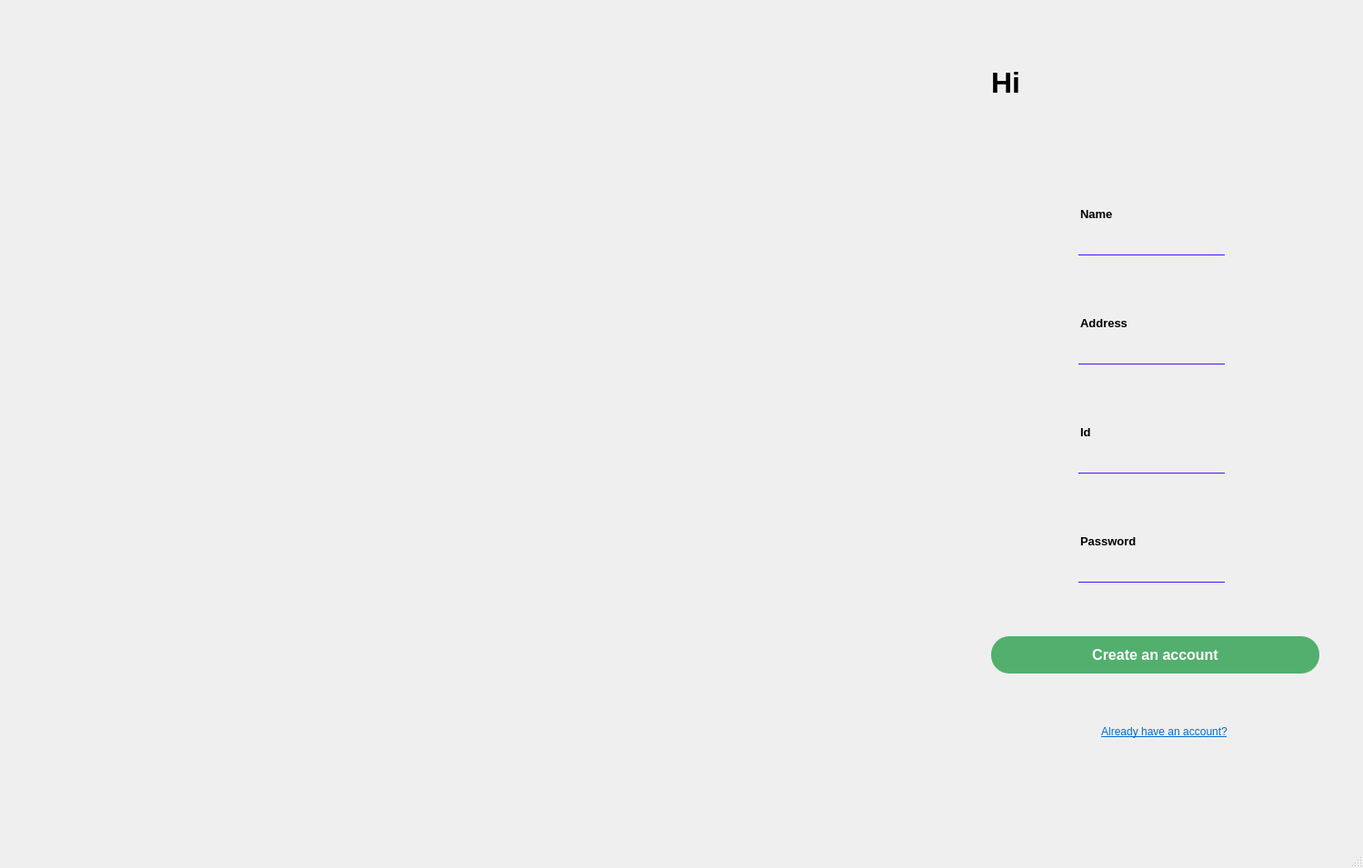
<?xml version="1.0" encoding="UTF-8"?>
<ui version="4.0">
 <class>newcustom</class>
 <widget class="QMainWindow" name="newcustom">
  <property name="geometry">
   <rect>
    <x>0</x>
    <y>0</y>
    <width>1499</width>
    <height>955</height>
   </rect>
  </property>
  <property name="minimumSize">
   <size>
    <width>1499</width>
    <height>955</height>
   </size>
  </property>
  <property name="maximumSize">
   <size>
    <width>1499</width>
    <height>955</height>
   </size>
  </property>
  <property name="windowTitle">
   <string>MainWindow</string>
  </property>
  <property name="styleSheet">
   <string notr="true">
background-image: url(&quot;:/new/prefix1/Images/restaurant-login-bg@1.25x.jpg&quot;);
background-position: center bottom;
background-repeat: no-repeat;
background-color: #2c3e50;</string>
  </property>
  <widget class="QWidget" name="centralwidget">
   <widget class="QLabel" name="label">
    <property name="geometry">
     <rect>
      <x>1090</x>
      <y>50</y>
      <width>251</width>
      <height>81</height>
     </rect>
    </property>
    <property name="font">
     <font>
      <pointsize>-1</pointsize>
      <bold>true</bold>
      <underline>false</underline>
      <strikeout>false</strikeout>
     </font>
    </property>
    <property name="styleSheet">
     <string notr="true">background: transparent;
color: black;
font-size: 32px;
font-weight: bold;</string>
    </property>
    <property name="text">
     <string>Hi</string>
    </property>
   </widget>
   <widget class="QLabel" name="label_4">
    <property name="geometry">
     <rect>
      <x>1090</x>
      <y>120</y>
      <width>131</width>
      <height>41</height>
     </rect>
    </property>
    <property name="font">
     <font>
      <pointsize>-1</pointsize>
      <bold>true</bold>
     </font>
    </property>
    <property name="styleSheet">
     <string notr="true">background:transparent;
color: #3f3f3f;
font-size: 20px;
</string>
    </property>
    <property name="text">
     <string/>
    </property>
   </widget>
   <widget class="QFrame" name="frame">
    <property name="geometry">
     <rect>
      <x>1090</x>
      <y>210</y>
      <width>361</width>
      <height>131</height>
     </rect>
    </property>
    <property name="styleSheet">
     <string notr="true">background: #efefef;
color: black;
    border-radius: 10px;
    padding: 5px 15px;</string>
    </property>
    <property name="frameShape">
     <enum>QFrame::Shape::StyledPanel</enum>
    </property>
    <property name="frameShadow">
     <enum>QFrame::Shadow::Raised</enum>
    </property>
    <widget class="QLineEdit" name="lineEdit_2">
     <property name="geometry">
      <rect>
       <x>90</x>
       <y>330</y>
       <width>151</width>
       <height>41</height>
      </rect>
     </property>
     <property name="styleSheet">
      <string notr="true">background: #ebfff1;
color: black;
    border-radius: 10px;
    padding: 5px 15px;</string>
     </property>
     <property name="text">
      <string/>
     </property>
     <property name="placeholderText">
      <string> Enter your phone number.</string>
     </property>
    </widget>
    <widget class="QFrame" name="frame_2">
     <property name="geometry">
      <rect>
       <x>10</x>
       <y>10</y>
       <width>61</width>
       <height>71</height>
      </rect>
     </property>
     <property name="styleSheet">
      <string notr="true">
image: url(:/new/prefix1/Images/person.png);</string>
     </property>
     <property name="frameShape">
      <enum>QFrame::Shape::StyledPanel</enum>
     </property>
     <property name="frameShadow">
      <enum>QFrame::Shadow::Raised</enum>
     </property>
    </widget>
    <widget class="QLabel" name="label_2">
     <property name="geometry">
      <rect>
       <x>80</x>
       <y>10</y>
       <width>151</width>
       <height>31</height>
      </rect>
     </property>
     <property name="font">
      <font>
       <pointsize>10</pointsize>
       <bold>true</bold>
      </font>
     </property>
     <property name="text">
      <string>Name</string>
     </property>
    </widget>
    <widget class="QLineEdit" name="lineEdit">
     <property name="geometry">
      <rect>
       <x>90</x>
       <y>40</y>
       <width>161</width>
       <height>28</height>
      </rect>
     </property>
    </widget>
    <widget class="Line" name="line">
     <property name="geometry">
      <rect>
       <x>96</x>
       <y>70</y>
       <width>161</width>
       <height>1</height>
      </rect>
     </property>
     <property name="styleSheet">
      <string notr="true">
background-color: rgb(72, 16, 255);</string>
     </property>
     <property name="orientation">
      <enum>Qt::Orientation::Horizontal</enum>
     </property>
    </widget>
   </widget>
   <widget class="QFrame" name="frame_3">
    <property name="geometry">
     <rect>
      <x>1090</x>
      <y>570</y>
      <width>361</width>
      <height>91</height>
     </rect>
    </property>
    <property name="styleSheet">
     <string notr="true">background: #efefef;
color: black;
    border-radius: 10px;
    padding: 5px 15px;</string>
    </property>
    <property name="frameShape">
     <enum>QFrame::Shape::StyledPanel</enum>
    </property>
    <property name="frameShadow">
     <enum>QFrame::Shadow::Raised</enum>
    </property>
    <widget class="QLineEdit" name="lineEdit_3">
     <property name="geometry">
      <rect>
       <x>90</x>
       <y>210</y>
       <width>151</width>
       <height>41</height>
      </rect>
     </property>
     <property name="styleSheet">
      <string notr="true">background: #ebfff1;
color: black;
    border-radius: 10px;
    padding: 5px 15px;</string>
     </property>
     <property name="text">
      <string/>
     </property>
     <property name="placeholderText">
      <string> Enter your phone number.</string>
     </property>
    </widget>
    <widget class="QFrame" name="frame_4">
     <property name="geometry">
      <rect>
       <x>10</x>
       <y>10</y>
       <width>61</width>
       <height>71</height>
      </rect>
     </property>
     <property name="styleSheet">
      <string notr="true">
image: url(:/new/prefix1/Images/key.png);</string>
     </property>
     <property name="frameShape">
      <enum>QFrame::Shape::StyledPanel</enum>
     </property>
     <property name="frameShadow">
      <enum>QFrame::Shadow::Raised</enum>
     </property>
    </widget>
    <widget class="QLabel" name="label_3">
     <property name="geometry">
      <rect>
       <x>80</x>
       <y>10</y>
       <width>151</width>
       <height>31</height>
      </rect>
     </property>
     <property name="font">
      <font>
       <pointsize>10</pointsize>
       <bold>true</bold>
      </font>
     </property>
     <property name="text">
      <string>Password</string>
     </property>
    </widget>
    <widget class="QLineEdit" name="lineEdit_4">
     <property name="geometry">
      <rect>
       <x>80</x>
       <y>40</y>
       <width>161</width>
       <height>28</height>
      </rect>
     </property>
    </widget>
    <widget class="Line" name="line_2">
     <property name="geometry">
      <rect>
       <x>96</x>
       <y>70</y>
       <width>161</width>
       <height>1</height>
      </rect>
     </property>
     <property name="styleSheet">
      <string notr="true">
background-color: rgb(72, 16, 255);</string>
     </property>
     <property name="orientation">
      <enum>Qt::Orientation::Horizontal</enum>
     </property>
    </widget>
   </widget>
   <widget class="QFrame" name="frame_5">
    <property name="geometry">
     <rect>
      <x>1090</x>
      <y>330</y>
      <width>361</width>
      <height>131</height>
     </rect>
    </property>
    <property name="styleSheet">
     <string notr="true">background: #efefef;
color: black;
    border-radius: 10px;
    padding: 5px 15px;</string>
    </property>
    <property name="frameShape">
     <enum>QFrame::Shape::StyledPanel</enum>
    </property>
    <property name="frameShadow">
     <enum>QFrame::Shadow::Raised</enum>
    </property>
    <widget class="QLineEdit" name="lineEdit_5">
     <property name="geometry">
      <rect>
       <x>90</x>
       <y>330</y>
       <width>151</width>
       <height>41</height>
      </rect>
     </property>
     <property name="styleSheet">
      <string notr="true">background: #ebfff1;
color: black;
    border-radius: 10px;
    padding: 5px 15px;</string>
     </property>
     <property name="text">
      <string/>
     </property>
     <property name="placeholderText">
      <string> Enter your phone number.</string>
     </property>
    </widget>
    <widget class="QFrame" name="frame_6">
     <property name="geometry">
      <rect>
       <x>10</x>
       <y>10</y>
       <width>61</width>
       <height>71</height>
      </rect>
     </property>
     <property name="styleSheet">
      <string notr="true">

image: url(:/new/prefix1/Images/home.png);</string>
     </property>
     <property name="frameShape">
      <enum>QFrame::Shape::StyledPanel</enum>
     </property>
     <property name="frameShadow">
      <enum>QFrame::Shadow::Raised</enum>
     </property>
    </widget>
    <widget class="QLabel" name="label_5">
     <property name="geometry">
      <rect>
       <x>80</x>
       <y>10</y>
       <width>151</width>
       <height>31</height>
      </rect>
     </property>
     <property name="font">
      <font>
       <pointsize>10</pointsize>
       <bold>true</bold>
      </font>
     </property>
     <property name="text">
      <string>Address</string>
     </property>
    </widget>
    <widget class="QLineEdit" name="lineEdit_6">
     <property name="geometry">
      <rect>
       <x>90</x>
       <y>40</y>
       <width>161</width>
       <height>28</height>
      </rect>
     </property>
    </widget>
    <widget class="Line" name="line_3">
     <property name="geometry">
      <rect>
       <x>96</x>
       <y>70</y>
       <width>161</width>
       <height>1</height>
      </rect>
     </property>
     <property name="styleSheet">
      <string notr="true">
background-color: rgb(72, 16, 255);</string>
     </property>
     <property name="orientation">
      <enum>Qt::Orientation::Horizontal</enum>
     </property>
    </widget>
   </widget>
   <widget class="QPushButton" name="pushButton">
    <property name="geometry">
     <rect>
      <x>1090</x>
      <y>700</y>
      <width>361</width>
      <height>41</height>
     </rect>
    </property>
    <property name="font">
     <font>
      <pointsize>12</pointsize>
      <bold>true</bold>
     </font>
    </property>
    <property name="styleSheet">
     <string notr="true">
QPushButton {
    background: rgb(82, 175, 110); /* رنگ دکمه در حالت عادی (sabz) */

    color: #ffffff;
    border-radius: 20px;
    padding: 5px 5px;
    border: none;
}
QPushButton:pressed {
    background:#3f8855;

}</string>
    </property>
    <property name="text">
     <string>Create an account</string>
    </property>
   </widget>
   <widget class="QPushButton" name="pushButton_2">
    <property name="geometry">
     <rect>
      <x>1140</x>
      <y>790</y>
      <width>281</width>
      <height>29</height>
     </rect>
    </property>
    <property name="font">
     <font>
      <pointsize>9</pointsize>
      <underline>true</underline>
     </font>
    </property>
    <property name="styleSheet">
     <string notr="true">QPushButton {
    background: transparent;
	text-decoration:underline;
	color:rgb(0, 110, 213);
    border: none;
}
QPushButton:hover {
    color:rgb(0, 99, 191)
}

QPushButton:pressed {
   color:#055d86;
}</string>
    </property>
    <property name="text">
     <string>Already have an account?</string>
    </property>
   </widget>
   <widget class="QLabel" name="label_6">
    <property name="geometry">
     <rect>
      <x>1180</x>
      <y>300</y>
      <width>271</width>
      <height>21</height>
     </rect>
    </property>
    <property name="sizePolicy">
     <sizepolicy hsizetype="Preferred" vsizetype="MinimumExpanding">
      <horstretch>0</horstretch>
      <verstretch>0</verstretch>
     </sizepolicy>
    </property>
    <property name="font">
     <font>
      <underline>true</underline>
      <strikeout>false</strikeout>
     </font>
    </property>
    <property name="styleSheet">
     <string notr="true">background: transparent;
color:rgb(255, 14, 14);</string>
    </property>
    <property name="text">
     <string>&lt;html&gt;&lt;head/&gt;&lt;body&gt;&lt;p align=&quot;center&quot;&gt;&lt;br/&gt;&lt;/p&gt;&lt;/body&gt;&lt;/html&gt;</string>
    </property>
   </widget>
   <widget class="QLabel" name="label_7">
    <property name="geometry">
     <rect>
      <x>1180</x>
      <y>420</y>
      <width>271</width>
      <height>21</height>
     </rect>
    </property>
    <property name="sizePolicy">
     <sizepolicy hsizetype="Preferred" vsizetype="MinimumExpanding">
      <horstretch>0</horstretch>
      <verstretch>0</verstretch>
     </sizepolicy>
    </property>
    <property name="font">
     <font>
      <underline>true</underline>
      <strikeout>false</strikeout>
     </font>
    </property>
    <property name="styleSheet">
     <string notr="true">background: transparent;
color:rgb(255, 14, 14);</string>
    </property>
    <property name="text">
     <string>&lt;html&gt;&lt;head/&gt;&lt;body&gt;&lt;p align=&quot;center&quot;&gt;&lt;br/&gt;&lt;/p&gt;&lt;/body&gt;&lt;/html&gt;</string>
    </property>
   </widget>
   <widget class="QLabel" name="label_8">
    <property name="geometry">
     <rect>
      <x>1140</x>
      <y>670</y>
      <width>271</width>
      <height>21</height>
     </rect>
    </property>
    <property name="sizePolicy">
     <sizepolicy hsizetype="Preferred" vsizetype="MinimumExpanding">
      <horstretch>0</horstretch>
      <verstretch>0</verstretch>
     </sizepolicy>
    </property>
    <property name="font">
     <font>
      <underline>true</underline>
      <strikeout>false</strikeout>
     </font>
    </property>
    <property name="styleSheet">
     <string notr="true">background: transparent;
color:rgb(255, 14, 14);</string>
    </property>
    <property name="text">
     <string>&lt;html&gt;&lt;head/&gt;&lt;body&gt;&lt;p align=&quot;center&quot;&gt;&lt;br/&gt;&lt;/p&gt;&lt;/body&gt;&lt;/html&gt;</string>
    </property>
   </widget>
   <widget class="QFrame" name="frame_7">
    <property name="geometry">
     <rect>
      <x>1090</x>
      <y>450</y>
      <width>361</width>
      <height>131</height>
     </rect>
    </property>
    <property name="styleSheet">
     <string notr="true">background: #efefef;
color: black;
    border-radius: 10px;
    padding: 5px 15px;</string>
    </property>
    <property name="frameShape">
     <enum>QFrame::Shape::StyledPanel</enum>
    </property>
    <property name="frameShadow">
     <enum>QFrame::Shadow::Raised</enum>
    </property>
    <widget class="QLineEdit" name="lineEdit_7">
     <property name="geometry">
      <rect>
       <x>90</x>
       <y>220</y>
       <width>151</width>
       <height>41</height>
      </rect>
     </property>
     <property name="styleSheet">
      <string notr="true">background: #ebfff1;
color: black;
    border-radius: 10px;
    padding: 5px 15px;</string>
     </property>
     <property name="text">
      <string/>
     </property>
     <property name="placeholderText">
      <string> Enter your phone number.</string>
     </property>
    </widget>
    <widget class="QFrame" name="frame_8">
     <property name="geometry">
      <rect>
       <x>10</x>
       <y>10</y>
       <width>61</width>
       <height>71</height>
      </rect>
     </property>
     <property name="styleSheet">
      <string notr="true">
image: url(:/new/prefix1/Images/id-card.png);</string>
     </property>
     <property name="frameShape">
      <enum>QFrame::Shape::StyledPanel</enum>
     </property>
     <property name="frameShadow">
      <enum>QFrame::Shadow::Raised</enum>
     </property>
    </widget>
    <widget class="QLabel" name="label_9">
     <property name="geometry">
      <rect>
       <x>80</x>
       <y>10</y>
       <width>151</width>
       <height>31</height>
      </rect>
     </property>
     <property name="font">
      <font>
       <pointsize>10</pointsize>
       <bold>true</bold>
      </font>
     </property>
     <property name="text">
      <string>Id</string>
     </property>
    </widget>
    <widget class="QLineEdit" name="lineEdit_8">
     <property name="geometry">
      <rect>
       <x>90</x>
       <y>40</y>
       <width>161</width>
       <height>28</height>
      </rect>
     </property>
    </widget>
    <widget class="Line" name="line_4">
     <property name="geometry">
      <rect>
       <x>96</x>
       <y>70</y>
       <width>161</width>
       <height>1</height>
      </rect>
     </property>
     <property name="styleSheet">
      <string notr="true">
background-color: rgb(72, 16, 255);</string>
     </property>
     <property name="orientation">
      <enum>Qt::Orientation::Horizontal</enum>
     </property>
    </widget>
   </widget>
   <widget class="QLabel" name="label_10">
    <property name="geometry">
     <rect>
      <x>1180</x>
      <y>540</y>
      <width>271</width>
      <height>21</height>
     </rect>
    </property>
    <property name="sizePolicy">
     <sizepolicy hsizetype="Preferred" vsizetype="MinimumExpanding">
      <horstretch>0</horstretch>
      <verstretch>0</verstretch>
     </sizepolicy>
    </property>
    <property name="font">
     <font>
      <underline>true</underline>
      <strikeout>false</strikeout>
     </font>
    </property>
    <property name="styleSheet">
     <string notr="true">background: transparent;
color:rgb(255, 14, 14);</string>
    </property>
    <property name="text">
     <string>&lt;html&gt;&lt;head/&gt;&lt;body&gt;&lt;p align=&quot;center&quot;&gt;&lt;br/&gt;&lt;/p&gt;&lt;/body&gt;&lt;/html&gt;</string>
    </property>
   </widget>
  </widget>
  <widget class="QMenuBar" name="menubar">
   <property name="geometry">
    <rect>
     <x>0</x>
     <y>0</y>
     <width>1499</width>
     <height>25</height>
    </rect>
   </property>
  </widget>
  <widget class="QStatusBar" name="statusbar"/>
 </widget>
 <resources/>
 <connections/>
</ui>
